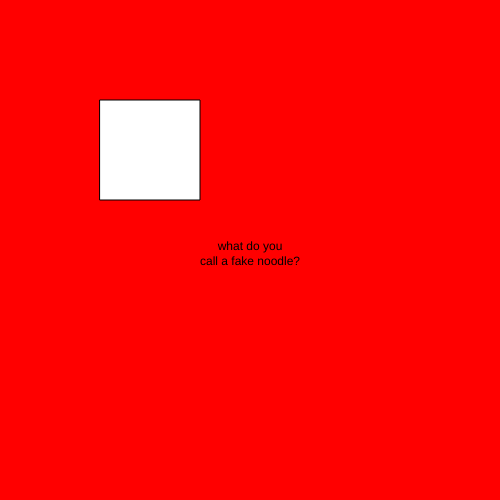
Frame 1 (no input)
Frame 60 (no input): identical to frame 1, image omitted
Frame 120 (the mouse pressed at the canvas centre since frame 60): identical to frame 1, image omitted

The p5.js sketch that drew this single still picture (run headless with seeded random() and noise() and a simulated clock; from frame 60 on, the mouse is pressed at the canvas centre):

// p5.js sketch
// ── sketch.js
let state = 0;

function setup() {
  createCanvas(500, 500);
  textAlign(CENTER);
}

function draw() {
 switch(state) {
  case 0:
 background("red");
 text("what do you\ncall a fake noodle?", width/2, height/2);
 break;

 case 1:
 background("blue");
 text("an impasta!", width/2, height/2);
 break;
 }
 rect(100, 100, 100, 100);
}

function mouseReleased() {

if (mouseX > 100 && mouseX < 200 && mouseY > 100 && mouseY < 200)
state++;
if (state > 1) state = 0;
}
